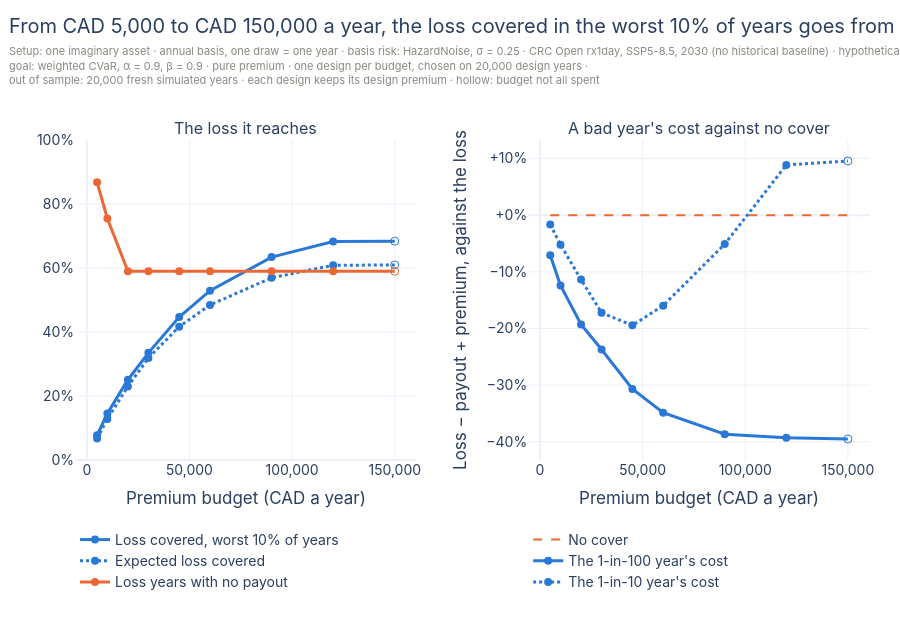

Write notebook code for a chart like this one.
### Markdown cell above
Read the lines from light to dark. On this brewery, under the pure premium, the
goal puts the first dollars on the wettest days, where the worst years are most
likely: the smallest budgets pay only on rare, very wet days. Larger budgets raise
the payout and reach down towards 45 mm, so the cover pays in more years, until
the amounts meet the CAD 1 million cap.

## What it buys

Now the same designs on the fresh years: on the left, the loss they reach; on the
right, a bad year's cost with each cover, premium included, against no cover.

### Code cell
budgets = rows.index.to_numpy()
# A hollow marker: a design that leaves part of its budget unspent.
symbols = ["circle" if use > 0.999 else "circle-open" for use in rows["budget_use"]]
fig = make_subplots(rows=1, cols=2, horizontal_spacing=0.14,
                    subplot_titles=("The loss it reaches", "A bad year's cost against no cover"))
for column, name, color, dash in [("tail_coverage_b0_9", "Loss covered, worst 10% of years", BLUE, "solid"),
                                  ("coverage_ratio", "Expected loss covered", BLUE, "dot"),
                                  ("false_negative_rate_l0", "Loss years with no payout", ORANGE, "solid")]:
    fig.add_trace(go.Scatter(x=budgets, y=rows[column], mode="lines+markers", name=name, legend="legend",
                             line=dict(color=color, width=3, dash=dash), marker=dict(size=8, symbol=symbols),
                             hovertemplate="Budget CAD %{x:,.0f}: %{y:.1%}<extra></extra>"), row=1, col=1)
fig.add_trace(go.Scatter(x=[budgets[0], budgets[-1]], y=[0, 0], mode="lines", name="No cover", legend="legend2",
                         line=dict(color=ORANGE, width=2, dash="dash"), hoverinfo="skip"), row=1, col=2)
for period, dash in [(100, "solid"), (10, "dot")]:
    net, alone = rows[f"net_loss_rp{period}"], rows[f"loss_rp{period}"]  # loss − payout + premium; the loss alone
    fig.add_trace(go.Scatter(x=budgets, y=net / alone - 1, customdata=np.column_stack([net, alone]), mode="lines+markers",
                             name=f"The 1-in-{period} year's cost", legend="legend2", line=dict(color=BLUE, width=3, dash=dash),
                             marker=dict(size=8, symbol=symbols),
                             hovertemplate=(f"Budget CAD %{{x:,.0f}}: a 1-in-{period} year costs CAD %{{customdata[0]:,.0f}} "
                                            "with the cover, CAD %{customdata[1]:,.0f} without<extra></extra>")), row=1, col=2)
fig.update_xaxes(title_text="Premium budget (CAD a year)", tickformat=",.0f")
fig.update_yaxes(tickformat=".0%", range=[0, 1], row=1, col=1)
fig.update_yaxes(title_text="Loss − payout + premium, against the loss", tickformat="+.0%", row=1, col=2)
tail = rows["tail_coverage_b0_9"]
layout(fig, f"From {cad(budgets[0])} to {cad(budgets[-1])} a year, the loss covered in the worst 10% of years goes from {tail.iloc[0]:.0%} to {tail.iloc[-1]:.0%}",
       SETUP + f" ·<br>out of sample: {N_YEARS:,} fresh simulated years · each design keeps its design premium · hollow: budget not all spent",
       height=620, top=140, bottom=160,
       legend=dict(orientation="v", yanchor="top", y=-0.2, x=0), legend2=dict(orientation="v", yanchor="top", y=-0.2, x=0.57))
fig.show()

unspent = rows[rows["budget_use"] < 0.999]
if len(unspent):
    first = unspent.iloc[0]
    print(f"From a budget of {cad(first.name)}, the design spends {cad(first.premium)} a year ({first.budget_use:.0%} of the budget)"
          + (f": every amount it chooses is at the {cad(LIMIT)} cap, so a larger budget buys nothing more." if first.at_cap else
             ": more payout would not lower its goal on the design years."))

### Figure 1 — Plotly figure (JSON) as saved in the notebook; plotly's stock layout.template omitted (floating-point values rounded to 4 significant figures)
{"data": [{"hovertemplate": "Budget CAD %{x:,.0f}: %{y:.1%}<extra></extra>", "legend": "legend", "line": {"color": "#2a78d6", "dash": "solid", "width": 3}, "marker": {"size": 8, "symbol": ["circle", "circle", "circle", "circle", "circle", "circle", "circle", "circle", "circle-open"]}, "mode": "lines+markers", "name": "Loss covered, worst 10% of years", "type": "scatter", "x": [5000.0, 10000.0, 20000.0, 30000.0, 45000.0, 60000.0, 90000.0, 120000.0, 150000.0], "xaxis": "x", "y": [0.07738, 0.1457, 0.2509, 0.3349, 0.4467, 0.5292, 0.634, 0.6826, 0.6838], "yaxis": "y"}, {"hovertemplate": "Budget CAD %{x:,.0f}: %{y:.1%}<extra></extra>", "legend": "legend", "line": {"color": "#2a78d6", "dash": "dot", "width": 3}, "marker": {"size": 8, "symbol": ["circle", "circle", "circle", "circle", "circle", "circle", "circle", "circle", "circle-open"]}, "mode": "lines+markers", "name": "Expected loss covered", "type": "scatter", "x": [5000.0, 10000.0, 20000.0, 30000.0, 45000.0, 60000.0, 90000.0, 120000.0, 150000.0], "xaxis": "x", "y": [0.06714, 0.128, 0.2299, 0.3186, 0.4167, 0.4845, 0.5694, 0.6085, 0.6095], "yaxis": "y"}, {"hovertemplate": "Budget CAD %{x:,.0f}: %{y:.1%}<extra></extra>", "legend": "legend", "line": {"color": "#eb6834", "dash": "solid", "width": 3}, "marker": {"size": 8, "symbol": ["circle", "circle", "circle", "circle", "circle", "circle", "circle", "circle", "circle-open"]}, "mode": "lines+markers", "name": "Loss years with no payout", "type": "scatter", "x": [5000.0, 10000.0, 20000.0, 30000.0, 45000.0, 60000.0, 90000.0, 120000.0, 150000.0], "xaxis": "x", "y": [0.8678, 0.7547, 0.5898, 0.5898, 0.5898, 0.5898, 0.5898, 0.5898, 0.5898], "yaxis": "y"}, {"hoverinfo": "skip", "legend": "legend2", "line": {"color": "#eb6834", "dash": "dash", "width": 2}, "mode": "lines", "name": "No cover", "type": "scatter", "x": [5000.0, 150000.0], "xaxis": "x2", "y": [0, 0], "yaxis": "y2"}, {"customdata": [[847800.0, 912300.0], [799100.0, 912300.0], [736300.0, 912300.0], [696000.0, 912300.0], [632400.0, 912300.0], [594000.0, 912300.0], [559400.0, 912300.0], [553800.0, 912300.0], [551800.0, 912300.0]], "hovertemplate": "Budget CAD %{x:,.0f}: a 1-in-100 year costs CAD %{customdata[0]:,.0f} with the cover, CAD %{customdata[1]:,.0f} without<extra></extra>", "legend": "legend2", "line": {"color": "#2a78d6", "dash": "solid", "width": 3}, "marker": {"size": 8, "symbol": ["circle", "circle", "circle", "circle", "circle", "circle", "circle", "circle", "circle-open"]}, "mode": "lines+markers", "name": "The 1-in-100 year's cost", "type": "scatter", "x": [5000.0, 10000.0, 20000.0, 30000.0, 45000.0, 60000.0, 90000.0, 120000.0, 150000.0], "xaxis": "x2", "y": [-0.07063, -0.124, -0.1928, -0.2371, -0.3068, -0.3488, -0.3868, -0.3929, -0.3952], "yaxis": "y2"}, {"customdata": [[167500.0, 170300.0], [161400.0, 170300.0], [150900.0, 170300.0], [140900.0, 170300.0], [137200.0, 170300.0], [143100.0, 170300.0], [161600.0, 170300.0], [185400.0, 170300.0], [186600.0, 170300.0]], "hovertemplate": "Budget CAD %{x:,.0f}: a 1-in-10 year costs CAD %{customdata[0]:,.0f} with the cover, CAD %{customdata[1]:,.0f} without<extra></extra>", "legend": "legend2", "line": {"color": "#2a78d6", "dash": "dot", "width": 3}, "marker": {"size": 8, "symbol": ["circle", "circle", "circle", "circle", "circle", "circle", "circle", "circle", "circle-open"]}, "mode": "lines+markers", "name": "The 1-in-10 year's cost", "type": "scatter", "x": [5000.0, 10000.0, 20000.0, 30000.0, 45000.0, 60000.0, 90000.0, 120000.0, 150000.0], "xaxis": "x2", "y": [-0.01663, -0.05205, -0.1137, -0.1723, -0.1945, -0.1597, -0.05101, 0.08877, 0.09572], "yaxis": "y2"}], "layout": {"annotations": [{"font": {"size": 16}, "showarrow": false, "text": "The loss it reaches", "x": 0.215, "xanchor": "center", "xref": "paper", "y": 1.0, "yanchor": "bottom", "yref": "paper"}, {"font": {"size": 16}, "showarrow": false, "text": "A bad year's cost against no cover", "x": 0.785, "xanchor": "center", "xref": "paper", "y": 1.0, "yanchor": "bottom", "yref": "paper"}], "font": {"family": "Inter, Helvetica, Arial, sans-serif", "size": 14}, "height": 620, "hoverlabel": {"font": {"size": 13}}, "legend": {"orientation": "v", "x": 0, "y": -0.2, "yanchor": "top"}, "legend2": {"orientation": "v", "x": 0.57, "y": -0.2, "yanchor": "top"}, "margin": {"b": 160, "l": 75, "r": 30, "t": 140}, "title": {"subtitle": {"font": {"color": "#8a8880", "size": 11}, "text": "Setup: one imaginary asset · annual basis, one draw = one year · basis risk: HazardNoise, σ = 0.25 · CRC Open rx1day, SSP5-8.5, 2030 (no historical baseline) · hypothetical damage and value ·<br>goal: weighted CVaR, α = 0.9, β = 0.9 · pure premium · one design per budget, chosen on 20,000 design years ·<br>out of sample: 20,000 fresh simulated years · each design keeps its design premium · hollow: budget not all spent"}, "text": "From CAD 5,000 to CAD 150,000 a year, the loss covered in the worst 10% of years goes from 8% to 68%", "x": 0.01, "y": 0.97, "yanchor": "top"}, "xaxis": {"anchor": "y", "domain": [0.0, 0.43], "tickformat": ",.0f", "title": {"text": "Premium budget (CAD a year)"}}, "xaxis2": {"anchor": "y2", "domain": [0.57, 1.0], "tickformat": ",.0f", "title": {"text": "Premium budget (CAD a year)"}}, "yaxis": {"anchor": "x", "domain": [0.0, 1.0], "range": [0, 1], "tickformat": ".0%"}, "yaxis2": {"anchor": "x2", "domain": [0.0, 1.0], "tickformat": "+.0%", "title": {"text": "Loss − payout + premium, against the loss"}}}}
